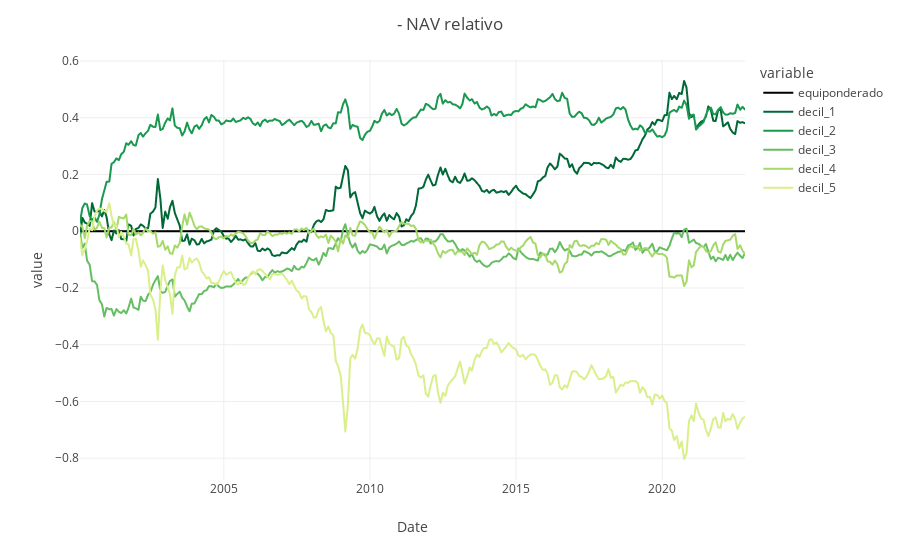

The cell this chart's notebook holds for it:
### Code cell
pl.plot_NAV_relativo(deciles_df)

### Figure 1 — Plotly figure (JSON) as saved in the notebook; plotly's stock layout.template omitted (floating-point values rounded to 4 significant figures; data arrays with more than 128 entries replaced by an {"elided": "..."} marker saying what was removed)
{"data": [{"hovertemplate": "variable=equiponderado<br>Ticker Corto=%{x}<br>value=%{y}<extra></extra>", "legendgroup": "equiponderado", "line": {"color": "#000000", "dash": "solid"}, "marker": {"symbol": "circle"}, "mode": "lines", "name": "equiponderado", "showlegend": true, "type": "scattergl", "x": {"elided": "274 str values"}, "xaxis": "x", "y": {"elided": "274 int values"}, "yaxis": "y"}, {"hovertemplate": "variable=decil_1<br>Ticker Corto=%{x}<br>value=%{y}<extra></extra>", "legendgroup": "decil_1", "line": {"color": "rgb(0,104,55)", "dash": "solid"}, "marker": {"symbol": "circle"}, "mode": "lines", "name": "decil_1", "showlegend": true, "type": "scattergl", "x": {"elided": "274 str values"}, "xaxis": "x", "y": {"elided": "274 float values"}, "yaxis": "y"}, {"hovertemplate": "variable=decil_2<br>Ticker Corto=%{x}<br>value=%{y}<extra></extra>", "legendgroup": "decil_2", "line": {"color": "rgb(26,152,80)", "dash": "solid"}, "marker": {"symbol": "circle"}, "mode": "lines", "name": "decil_2", "showlegend": true, "type": "scattergl", "x": {"elided": "274 str values"}, "xaxis": "x", "y": {"elided": "274 float values"}, "yaxis": "y"}, {"hovertemplate": "variable=decil_3<br>Ticker Corto=%{x}<br>value=%{y}<extra></extra>", "legendgroup": "decil_3", "line": {"color": "rgb(102,189,99)", "dash": "solid"}, "marker": {"symbol": "circle"}, "mode": "lines", "name": "decil_3", "showlegend": true, "type": "scattergl", "x": {"elided": "274 str values"}, "xaxis": "x", "y": {"elided": "274 float values"}, "yaxis": "y"}, {"hovertemplate": "variable=decil_4<br>Ticker Corto=%{x}<br>value=%{y}<extra></extra>", "legendgroup": "decil_4", "line": {"color": "rgb(166,217,106)", "dash": "solid"}, "marker": {"symbol": "circle"}, "mode": "lines", "name": "decil_4", "showlegend": true, "type": "scattergl", "x": {"elided": "274 str values"}, "xaxis": "x", "y": {"elided": "274 float values"}, "yaxis": "y"}, {"hovertemplate": "variable=decil_5<br>Ticker Corto=%{x}<br>value=%{y}<extra></extra>", "legendgroup": "decil_5", "line": {"color": "rgb(217,239,139)", "dash": "solid"}, "marker": {"symbol": "circle"}, "mode": "lines", "name": "decil_5", "showlegend": true, "type": "scattergl", "x": {"elided": "274 str values"}, "xaxis": "x", "y": {"elided": "274 float values"}, "yaxis": "y"}], "layout": {"hovermode": "x unified", "legend": {"title": {"text": "variable"}, "tracegroupgap": 0}, "margin": {"t": 60}, "title": {"text": " - NAV relativo"}, "xaxis": {"anchor": "y", "domain": [0, 1], "title": {"text": "Date"}}, "yaxis": {"anchor": "x", "domain": [0, 1], "title": {"text": "value"}}}}
